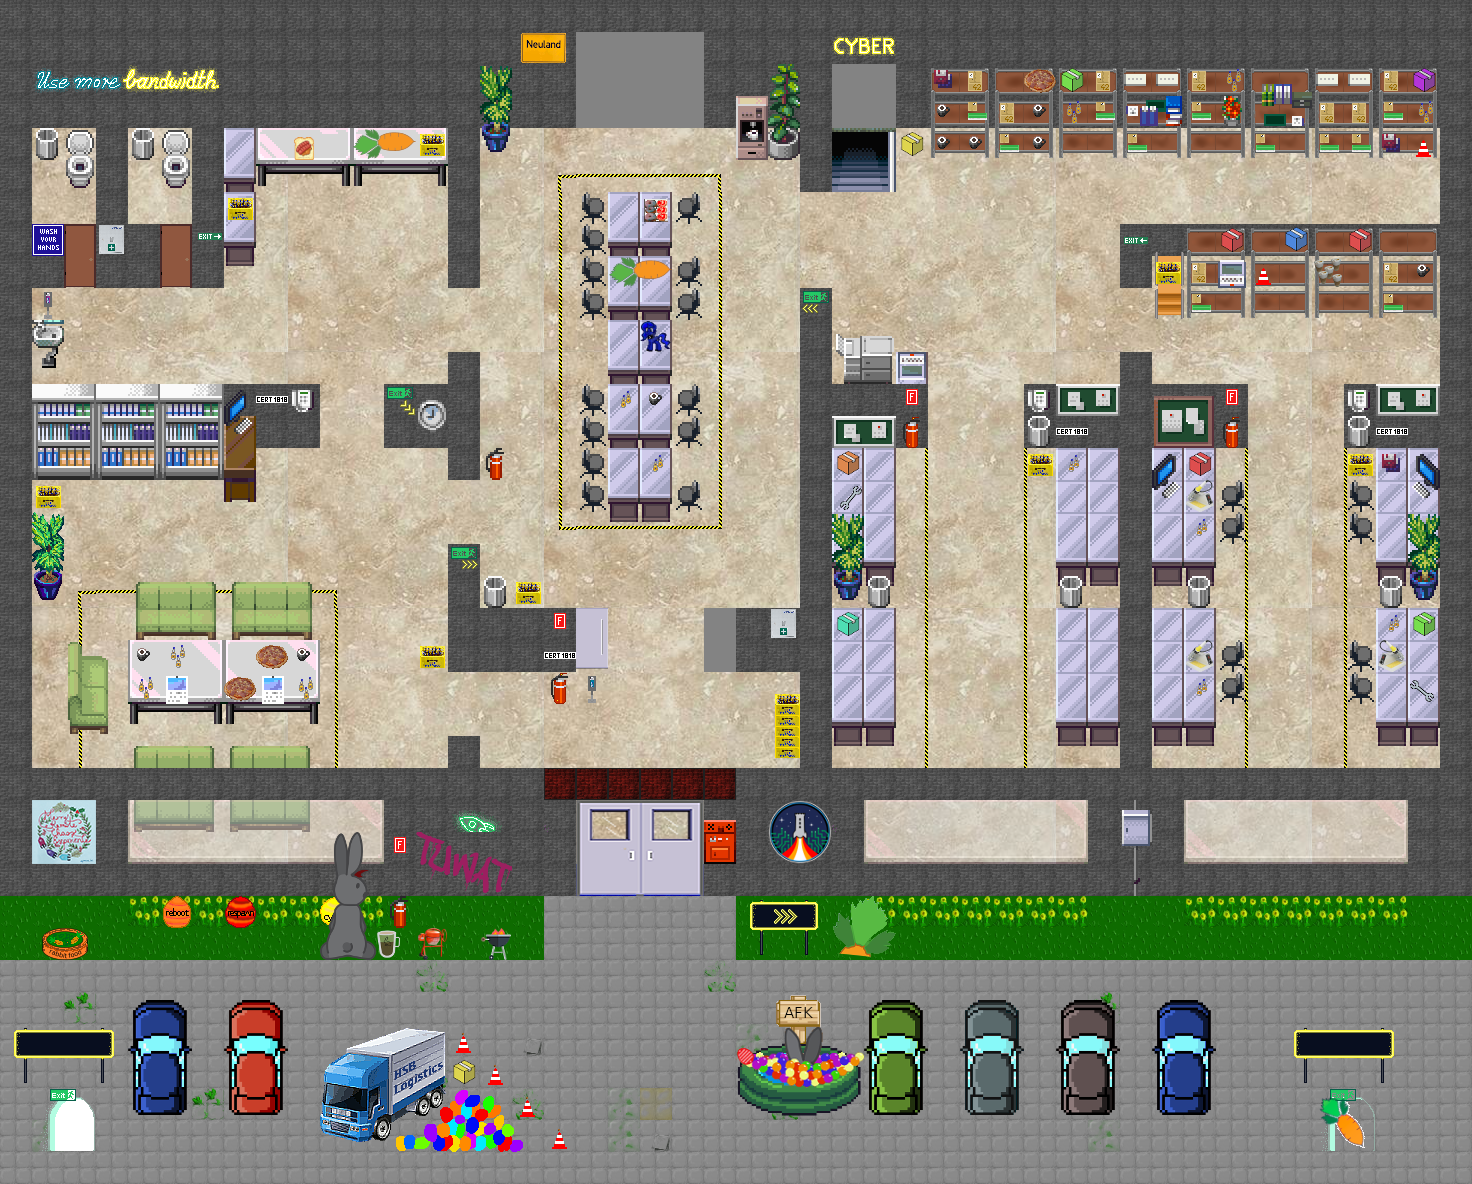

Rendered tile map (Tiled .tmx) drawn with the repository's tilesets; below, a short description and the map source with its tile grids summarised:
An orthogonal 46x37 tile map with 32x32 px tiles, 38 tile layers (start, floor, floor2, walls, ...), 18 tilesets.

<map version="1.4" tiledversion="1.4.3" orientation="orthogonal" renderorder="right-down" width="46" height="37" tilewidth="32" tileheight="32" infinite="0" nextlayerid="54" nextobjectid="1">
 <editorsettings>
  <export target="main.json" format="json" />
 </editorsettings>
 <tileset firstgid="1" source="floortileset.tsx" />
 <tileset firstgid="65" source="tilesets_deviant_milkian_1.tsx" />
 <tileset firstgid="321" source="FloorTile_S.tsx" />
 <tileset firstgid="4809" source="rc3-mullana-single-use.tsx" />
 <tileset firstgid="5065" source="rakete-mini.tsx" />
 <tileset firstgid="5069" source="rc3-mullana-neon-signs.tsx" />
 <tileset firstgid="5325" name="spaceselection" tilewidth="32" tileheight="32" tilecount="672" columns="28">
  <image source="spaceselection.png" width="896" height="768" />
  <tile id="131">
   <animation>
    <frame tileid="47" duration="150" />
    <frame tileid="75" duration="150" />
    <frame tileid="103" duration="150" />
   </animation>
  </tile>
  <tile id="162">
   <animation>
    <frame tileid="160" duration="100" />
    <frame tileid="216" duration="100" />
    <frame tileid="272" duration="100" />
   </animation>
  </tile>
  <tile id="163">
   <animation>
    <frame tileid="161" duration="100" />
    <frame tileid="217" duration="100" />
    <frame tileid="273" duration="100" />
   </animation>
  </tile>
  <tile id="190">
   <animation>
    <frame tileid="188" duration="100" />
    <frame tileid="244" duration="100" />
    <frame tileid="300" duration="100" />
   </animation>
  </tile>
  <tile id="191">
   <animation>
    <frame tileid="189" duration="100" />
    <frame tileid="245" duration="100" />
    <frame tileid="301" duration="100" />
   </animation>
  </tile>
  <tile id="210">
   <animation>
    <frame tileid="207" duration="3000" />
    <frame tileid="208" duration="500" />
    <frame tileid="209" duration="6000" />
    <frame tileid="208" duration="500" />
   </animation>
  </tile>
  <tile id="211">
   <animation>
    <frame tileid="123" duration="9999" />
    <frame tileid="112" duration="500" />
   </animation>
  </tile>
  <tile id="212">
   <animation>
    <frame tileid="124" duration="9999" />
    <frame tileid="113" duration="500" />
   </animation>
  </tile>
  <tile id="213">
   <animation>
    <frame tileid="125" duration="9999" />
    <frame tileid="114" duration="500" />
   </animation>
  </tile>
  <tile id="214">
   <animation>
    <frame tileid="126" duration="9999" />
    <frame tileid="115" duration="500" />
   </animation>
  </tile>
  <tile id="238">
   <animation>
    <frame tileid="235" duration="3000" />
    <frame tileid="236" duration="500" />
    <frame tileid="237" duration="6000" />
    <frame tileid="236" duration="500" />
   </animation>
  </tile>
  <tile id="239">
   <animation>
    <frame tileid="151" duration="9999" />
    <frame tileid="140" duration="500" />
   </animation>
  </tile>
  <tile id="240">
   <animation>
    <frame tileid="152" duration="9999" />
    <frame tileid="141" duration="500" />
   </animation>
  </tile>
  <tile id="241">
   <animation>
    <frame tileid="153" duration="9999" />
    <frame tileid="142" duration="500" />
   </animation>
  </tile>
  <tile id="242">
   <animation>
    <frame tileid="154" duration="9999" />
    <frame tileid="143" duration="500" />
   </animation>
  </tile>
  <tile id="267">
   <animation>
    <frame tileid="179" duration="9999" />
    <frame tileid="168" duration="500" />
   </animation>
  </tile>
  <tile id="268">
   <animation>
    <frame tileid="180" duration="9999" />
    <frame tileid="169" duration="500" />
   </animation>
  </tile>
  <tile id="269">
   <animation>
    <frame tileid="181" duration="9999" />
    <frame tileid="170" duration="500" />
   </animation>
  </tile>
  <tile id="270">
   <animation>
    <frame tileid="182" duration="9999" />
    <frame tileid="171" duration="500" />
   </animation>
  </tile>
  <tile id="282">
   <animation>
    <frame tileid="280" duration="100" />
    <frame tileid="308" duration="100" />
    <frame tileid="336" duration="100" />
    <frame tileid="364" duration="100" />
    <frame tileid="392" duration="100" />
    <frame tileid="420" duration="100" />
    <frame tileid="448" duration="100" />
    <frame tileid="476" duration="100" />
    <frame tileid="504" duration="100" />
    <frame tileid="532" duration="100" />
   </animation>
  </tile>
  <tile id="310">
   <animation>
    <frame tileid="281" duration="100" />
    <frame tileid="309" duration="100" />
    <frame tileid="337" duration="100" />
    <frame tileid="365" duration="100" />
    <frame tileid="393" duration="100" />
    <frame tileid="421" duration="100" />
    <frame tileid="449" duration="100" />
    <frame tileid="477" duration="100" />
    <frame tileid="505" duration="100" />
    <frame tileid="533" duration="100" />
   </animation>
  </tile>
  <tile id="314">
   <animation>
    <frame tileid="342" duration="600" />
    <frame tileid="370" duration="200" />
    <frame tileid="342" duration="1200" />
    <frame tileid="370" duration="100" />
    <frame tileid="342" duration="600" />
    <frame tileid="370" duration="300" />
    <frame tileid="342" duration="3200" />
    <frame tileid="370" duration="200" />
   </animation>
  </tile>
  <tile id="315">
   <animation>
    <frame tileid="343" duration="600" />
    <frame tileid="371" duration="200" />
    <frame tileid="343" duration="1200" />
    <frame tileid="371" duration="100" />
    <frame tileid="343" duration="600" />
    <frame tileid="371" duration="300" />
    <frame tileid="343" duration="3200" />
    <frame tileid="371" duration="200" />
   </animation>
  </tile>
  <tile id="316">
   <animation>
    <frame tileid="344" duration="600" />
    <frame tileid="372" duration="200" />
    <frame tileid="344" duration="1200" />
    <frame tileid="372" duration="100" />
    <frame tileid="344" duration="600" />
    <frame tileid="372" duration="300" />
    <frame tileid="344" duration="3200" />
    <frame tileid="372" duration="200" />
   </animation>
  </tile>
  <tile id="317">
   <animation>
    <frame tileid="345" duration="600" />
    <frame tileid="373" duration="200" />
    <frame tileid="345" duration="1200" />
    <frame tileid="373" duration="100" />
    <frame tileid="345" duration="600" />
    <frame tileid="373" duration="300" />
    <frame tileid="345" duration="3200" />
    <frame tileid="373" duration="200" />
   </animation>
  </tile>
  <tile id="318">
   <animation>
    <frame tileid="397" duration="400" />
    <frame tileid="398" duration="150" />
    <frame tileid="399" duration="150" />
    <frame tileid="400" duration="150" />
    <frame tileid="401" duration="150" />
    <frame tileid="397" duration="4000" />
   </animation>
  </tile>
  <tile id="323">
   <properties>
    <property name="openWebsite" value="https://space.bi/stadtrundfahrt" />
   </properties>
  </tile>
  <tile id="351">
   <properties>
    <property name="jitsiRoom" value="spacebi_wohnzimmer" />
   </properties>
  </tile>
  <tile id="352">
   <properties>
    <property name="jitsiRoom" value="spacebi_wc" />
   </properties>
  </tile>
  <tile id="353">
   <properties>
    <property name="jitsiRoom" value="spacebi_wk1" />
   </properties>
  </tile>
  <tile id="354">
   <properties>
    <property name="jitsiRoom" value="spacebi_wk2" />
   </properties>
  </tile>
  <tile id="532">
   <animation>
    <frame tileid="280" duration="100" />
    <frame tileid="308" duration="100" />
    <frame tileid="336" duration="100" />
    <frame tileid="364" duration="100" />
    <frame tileid="392" duration="100" />
    <frame tileid="420" duration="100" />
    <frame tileid="448" duration="100" />
    <frame tileid="476" duration="100" />
    <frame tileid="504" duration="100" />
    <frame tileid="532" duration="100" />
   </animation>
  </tile>
 </tileset>
 <tileset firstgid="5997" source="mapUtilities.tsx" />
 <tileset firstgid="6006" source="hsb-fliese.tsx" />
 <tileset firstgid="6070" name="BlueTree" tilewidth="32" tileheight="32" tilecount="1" columns="1">
  <image source="BlueTree.png" trans="ffffff" width="32" height="32" />
 </tileset>
 <tileset firstgid="6071" name="RedTree" tilewidth="32" tileheight="32" tilecount="1" columns="1">
  <image source="RedTree.png" trans="ffffff" width="32" height="32" />
 </tileset>
 <tileset firstgid="6072" name="PinkTree" tilewidth="32" tileheight="32" tilecount="1" columns="1">
  <image source="PinkTree.png" trans="ffffff" width="32" height="32" />
 </tileset>
 <tileset firstgid="6073" name="VioletTree" tilewidth="32" tileheight="32" tilecount="1" columns="1">
  <image source="VioletTree.png" trans="ffffff" width="32" height="32" />
 </tileset>
 <tileset firstgid="6074" name="TurquiseTree" tilewidth="32" tileheight="32" tilecount="1" columns="1">
  <image source="TurquiseTree.png" trans="ffffff" width="32" height="32" />
 </tileset>
 <tileset firstgid="6075" name="divoc-functional" tilewidth="32" tileheight="32" tilecount="256" columns="16">
  <image source="divoc-functional.png" trans="ffffff" width="512" height="512" />
 </tileset>
 <tileset firstgid="6331" name="active-cave" tilewidth="32" tileheight="32" tilecount="384" columns="24">
  <image source="active-cave.png" trans="ffffff" width="768" height="512" />
 </tileset>
 <tileset firstgid="6715" name="coco-items" tilewidth="32" tileheight="32" tilecount="100" columns="10">
  <image source="coco-items.png" trans="ffffff" width="320" height="320" />
 </tileset>
 <tileset firstgid="6815" name="mrce-digitalpixled" tilewidth="32" tileheight="32" tilecount="20" columns="5">
  <image source="mrce-digitalpixled.png" trans="ffffff" width="172" height="128" />
 </tileset>
 <layer id="13" name="start" width="46" height="37">
  <data>[1702 cells, 4 non-empty, 1 distinct tile ids]</data>
 </layer>
 <layer id="8" name="floor" width="46" height="37">
  <data>[1702 cells, 924 non-empty, 544 distinct tile ids]</data>
 </layer>
 <layer id="20" name="floor2" width="46" height="37">
  <data>[1702 cells, 1100 non-empty, 65 distinct tile ids]</data>
 </layer>
 <layer id="4" name="walls" width="46" height="37">
  <data>[1702 cells, 460 non-empty, 5 distinct tile ids]</data>
 </layer>
 <layer id="7" name="outdoor" width="46" height="37">
  <data>[1702 cells, 426 non-empty, 20 distinct tile ids]</data>
 </layer>
 <layer id="18" name="cars" width="46" height="37">
  <data>[1702 cells, 64 non-empty, 56 distinct tile ids]</data>
 </layer>
 <layer id="39" name="gaffaLayer" width="46" height="37">
  <data>[1702 cells, 92 non-empty, 4 distinct tile ids]</data>
 </layer>
 <layer id="11" name="funiture" width="46" height="37">
  <data>[1702 cells, 288 non-empty, 63 distinct tile ids]</data>
 </layer>
 <layer id="10" name="plants" width="46" height="37">
  <data>[1702 cells, 15 non-empty, 9 distinct tile ids]</data>
 </layer>
 <layer id="9" name="deko" width="46" height="37">
  <data>[1702 cells, 182 non-empty, 95 distinct tile ids]</data>
 </layer>
 <layer id="40" name="dekoOverlay" width="46" height="37">
  <data>[1702 cells, 10 non-empty, 5 distinct tile ids]</data>
 </layer>
 <layer id="51" name="carrotExitLayer" width="46" height="37">
  <properties>
   <property name="exitSceneUrl" value="/_/global/c0c0bird.codeberg.page/main.json#start_spacebi" />
  </properties>
  <data>[1702 cells, 4 non-empty, 4 distinct tile ids]</data>
 </layer>
 <layer id="38" name="exitLayer" width="46" height="37">
  <properties>
   <property name="exitSceneUrl" value="/_/global/c0c0bird.github.io/chaos-world/main.json#start_hamburg" />
  </properties>
  <data>[1702 cells, 4 non-empty, 4 distinct tile ids]</data>
 </layer>
 <layer id="41" name="timeMascheenLayer" width="46" height="37">
  <properties>
   <property name="exitSceneUrl" value="TimeMascheen/tm.json#timeMascheenLayer" />
  </properties>
  <data>[1702 cells, 8 non-empty, 8 distinct tile ids]</data>
 </layer>
 <layer id="48" name="poolLayer" width="46" height="37">
  <data>[1702 cells, 16 non-empty, 16 distinct tile ids]</data>
 </layer>
 <objectgroup id="14" name="floorLayer" />
 <layer id="50" name="poolLayerHead" width="46" height="37">
  <data>[1702 cells, 2 non-empty, 2 distinct tile ids]</data>
 </layer>
 <layer id="19" name="windows" width="46" height="37" opacity="0.45">
  <data>[1702 cells, 44 non-empty, 6 distinct tile ids]</data>
 </layer>
 <layer id="15" name="entry" width="46" height="37">
  <data>[1702 cells, 35 non-empty, 2 distinct tile ids]</data>
 </layer>
 <layer id="53" name="bunnyLayer" width="46" height="37">
  <data>[1702 cells, 9 non-empty, 9 distinct tile ids]</data>
 </layer>
 <layer id="12" name="signs" width="46" height="37">
  <data>[1702 cells, 84 non-empty, 67 distinct tile ids]</data>
 </layer>
 <layer id="52" name="letters" width="46" height="37">
  <data>[1702 cells, 1 non-empty, 1 distinct tile ids]</data>
 </layer>
 <layer id="23" name="jitsiWohnLayer" width="46" height="37" opacity="0">
  <properties>
   <property name="jitsiRoom" value="spacebi_wohnzimmer" />
  </properties>
  <data>[1702 cells, 23 non-empty, 1 distinct tile ids]</data>
 </layer>
 <layer id="26" name="jitsiWK2" width="46" height="37" opacity="0">
  <properties>
   <property name="jitsiRoom" value="spacebi_wk2" />
  </properties>
  <data>[1702 cells, 16 non-empty, 1 distinct tile ids]</data>
 </layer>
 <layer id="21" name="silentLayer" width="46" height="37" opacity="0">
  <properties>
   <property name="silent" type="bool" value="true" />
  </properties>
  <data>[1702 cells, 75 non-empty, 1 distinct tile ids]</data>
 </layer>
 <layer id="30" name="rockLayer2" width="46" height="37" opacity="0">
  <properties>
   <property name="playAudio" value="sounds/Tuff_Data_Vans_in_Japan.mp3" />
  </properties>
  <data>[1702 cells, 1 non-empty, 1 distinct tile ids]</data>
 </layer>
 <layer id="29" name="rockLayer1" width="46" height="37" opacity="0">
  <properties>
   <property name="playAudio" value="sounds/Desert_Brawl_Vans_in_Japan.mp3" />
  </properties>
  <data>[1702 cells, 1 non-empty, 1 distinct tile ids]</data>
 </layer>
 <layer id="37" name="discoLayer" width="46" height="37" opacity="0">
  <data>[1702 cells, 18 non-empty, 1 distinct tile ids]</data>
 </layer>
 <layer id="36" name="kaffeeLayer" width="46" height="37" opacity="0">
  <properties>
   <property name="playAudio" value="sounds/Eskalation_an_der_Kaffeemaschine.mp3" />
  </properties>
  <data>[1702 cells, 1 non-empty, 1 distinct tile ids]</data>
 </layer>
 <layer id="42" name="unrealLayer" width="46" height="37" opacity="0">
  <properties>
   <property name="playAudio" value="sounds/ich_will_spielen.mp3" />
  </properties>
  <data>[1702 cells, 1 non-empty, 1 distinct tile ids]</data>
 </layer>
 <layer id="43" name="wurstLayer" width="46" height="37" opacity="0">
  <properties>
   <property name="playAudio" value="sounds/wurstbrot.mp3" />
  </properties>
  <data>[1702 cells, 1 non-empty, 1 distinct tile ids]</data>
 </layer>
 <layer id="44" name="entrysoundLayer" width="46" height="37" opacity="0">
  <properties>
   <property name="playAudio" value="sounds/role-reveal-start-round.mp3" />
  </properties>
  <data>[1702 cells, 8 non-empty, 1 distinct tile ids]</data>
 </layer>
 <layer id="45" name="fartLayer" width="46" height="37" opacity="0">
  <properties>
   <property name="playAudio" value="sounds/c-flat.mp3" />
  </properties>
  <data>[1702 cells, 4 non-empty, 1 distinct tile ids]</data>
 </layer>
 <layer id="46" name="xpLayer" width="46" height="37" opacity="0">
  <properties>
   <property name="playAudio" value="sounds/xp.mp3" />
  </properties>
  <data>[1702 cells, 1 non-empty, 1 distinct tile ids]</data>
 </layer>
 <layer id="47" name="dialToneLayer" width="46" height="37" opacity="0">
  <properties>
   <property name="playAudio" value="sounds/dial-tone.mp3" />
  </properties>
  <data>[1702 cells, 3 non-empty, 1 distinct tile ids]</data>
 </layer>
 <layer id="27" name="stadttourLayer" width="46" height="37" opacity="0">
  <properties>
   <property name="openWebsite" value="https://space.bi/stadtrundfahrt" />
  </properties>
  <data>[1702 cells, 24 non-empty, 1 distinct tile ids]</data>
 </layer>
 <layer id="25" name="jitsiWK1" width="46" height="37" opacity="0">
  <properties>
   <property name="jitsiRoom" value="spacebi_wk1" />
  </properties>
  <data>[1702 cells, 16 non-empty, 1 distinct tile ids]</data>
 </layer>
 <layer id="24" name="jitsiWCLayer" width="46" height="37" opacity="0">
  <properties>
   <property name="jitsiRoom" value="spacebi_wc" />
  </properties>
  <data>[1702 cells, 2 non-empty, 1 distinct tile ids]</data>
 </layer>
 <layer id="17" name="collides" width="46" height="37" opacity="0">
  <data>[1702 cells, 544 non-empty, 1 distinct tile ids]</data>
 </layer>
</map>
